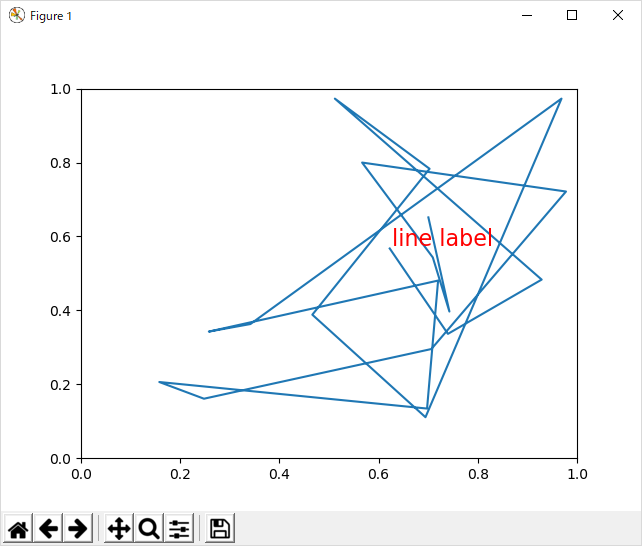

Here is the Python script that generated this plot:
import numpy as np
import matplotlib.pyplot as plt
import matplotlib.lines as lines
import matplotlib.transforms as mtransforms
import matplotlib.text as mtext


class MyLine(lines.Line2D):
    def __init__(self, *args, **kwargs):
        # we'll update the position when the line data is set
        self.text = mtext.Text(0, 0, '')
        lines.Line2D.__init__(self, *args, **kwargs)

        # we can't access the label attr until *after* the line is
        # inited
        self.text.set_text(self.get_label())

    def set_figure(self, figure):
        self.text.set_figure(figure)
        lines.Line2D.set_figure(self, figure)

    def set_axes(self, axes):
        self.text.set_axes(axes)
        lines.Line2D.set_axes(self, axes)

    def set_transform(self, transform):
        # 2 pixel offset
        texttrans = transform + mtransforms.Affine2D().translate(2, 2)
        self.text.set_transform(texttrans)
        lines.Line2D.set_transform(self, transform)

    def set_data(self, x, y):
        if len(x):
            self.text.set_position((x[-1], y[-1]))

        lines.Line2D.set_data(self, x, y)

    def draw(self, renderer):
        # draw my label at the end of the line with 2 pixel offset
        lines.Line2D.draw(self, renderer)
        self.text.draw(renderer)

# Fixing random state for reproducibility
np.random.seed(19680801)


fig, ax = plt.subplots()
x, y = np.random.rand(2, 20)
line = MyLine(x, y, mfc='red', ms=12, label='line label')
#line.text.set_text('line label')
line.text.set_color('red')
line.text.set_fontsize(16)


ax.add_line(line)


plt.show()
